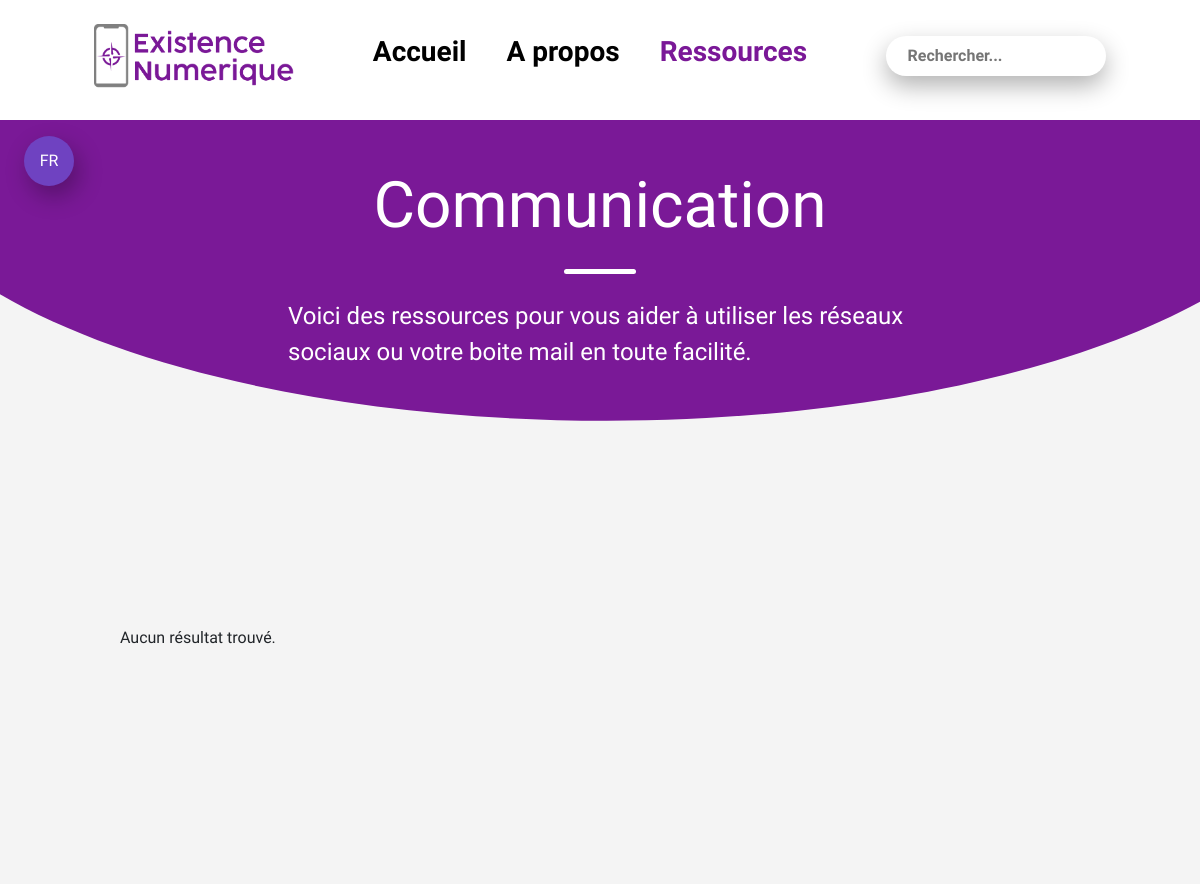
Before: /categorie-communication.php (upper part) with the older database file.
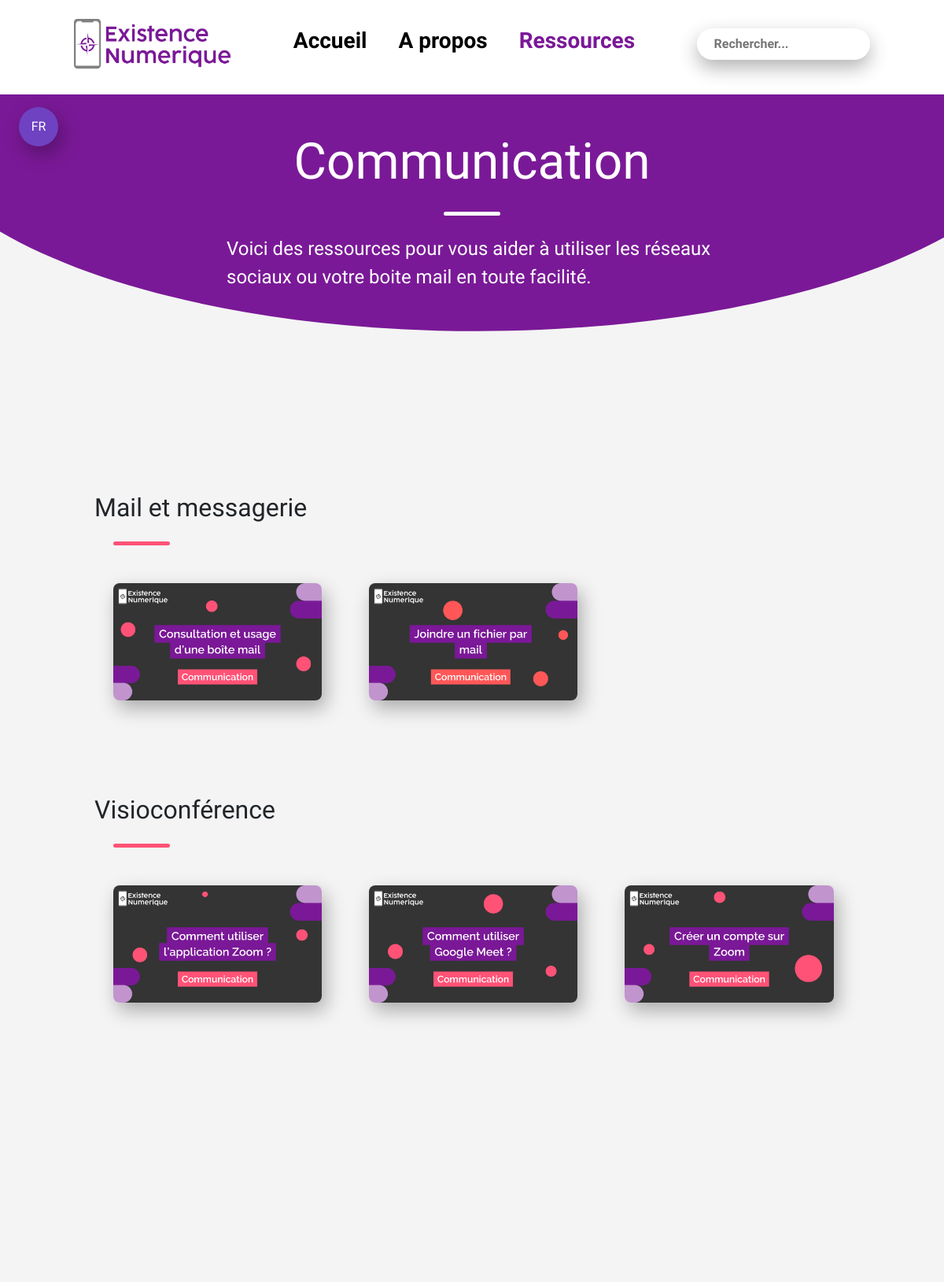
After: the same page with the newer database file.
### tables this page shows
CREATE TABLE `ressource` (
  `Id_ressource` int(11) NOT NULL,
  `Titre` varchar(100) NOT NULL,
  `Categorie` varchar(50) NOT NULL,
  `Sous_Categorie` varchar(255) NOT NULL,
  `Mot_cle` varchar(1500) NOT NULL,
  `Image` varchar(100) NOT NULL
);

### categorie-communication.php (the view, shortened to what this page needs)
<!DOCTYPE html>
<html lang="en">
<head>
    <link href="./assets/css/bootstrap.min.css" rel="stylesheet">
    <link rel="stylesheet" href="./assets/css/general.css">
    <link rel="stylesheet" href="./assets/css/categorie.css">
</head>
<body>
    <header id="desktop-header" class="desktop d-flex justify-content-evenly align-items-center bg-white fixed-top exclude-accessibility">
        <div class="logo d-flex justify-content-center align-items-center">
            <a href="index.php">
                <img id="logo_prin" class="img-fluid" src="./assets/images/logo/Logo_principal.png" alt="Logo principal du site existence numérique">
            </a>
        </div>
        <nav class="navbar navbar-expand-lg">
            <ul class="d-flex justify-content-center align-items-center">
                <li><a class="fs-3 menu__link fw-semibold" href="index.php" data-i18n="home">Accueil</a></li>
                <li><a class="fs-3 menu__link fw-semibold" href="about.html" data-i18n="about">A propos</a></li>
                <li><a class="active fs-3 menu__link fw-semibold" href="ressource.html" data-i18n="resources">Ressources</a></li>
            </ul>
        </nav>
        <form class="search exclude-accessibility" action="cible2.php" method="post">
            <input id="search-input" class="exclude-accessibility" name="mot" type="text" placeholder="Rechercher..." autocomplete="off" data-i18n="search_placeholder">
        </form>
    </header>
    <div class="language-selector exclude-accessibility">
        <button class="dropbtn exclude-accessibility" id="selected-lang">FR</button>
    </div>
    <section class="intro">
        <div class="arc-cercle">
            <svg data-name="Layer 1" xmlns="http://www.w3.org/2000/svg" viewBox="0 0 1200 120" preserveAspectRatio="none">
                <path d="M0,0V7.23C0,65.52,268.63,112.77,600,112.77S1200,65.52,1200,7.23V0Z" class="shape-fill exclude-accessibility BonW"></path>
            </svg>
        </div>
        <div class="intro-container d-flex flex-column align-items-center">
            <h1 class="exclude-accessibility text">Communication</h1>
            <div class="trait exclude-accessibility"></div>
            <p class="exclude-accessibility text">Voici des ressources pour vous aider à utiliser les réseaux sociaux ou votre boite mail en toute facilité.</p>
        </div>
    </section>
    <section class="tutoriels">
        <?php
        include 'connect_bdd.php';
        $sql = "SELECT * FROM ressource WHERE Categorie = 'Communication' AND Sous_Categorie = 'Mail et messagerie' AND Image != ''";
        $result = $db->query($sql);
        if ($result->rowCount() > 0) {
            echo "<div class='rdv'>";
            echo "<h2>Mail et messagerie</h2>";
            echo "<div class='trait-rose exclude-accessibility'></div>";
            echo "<div class='videos'>";
            while($row = $result->fetch(PDO::FETCH_ASSOC)) {
                echo "<div class='tuto image_wrapper'>";
                echo "<a href='ressource_type.php?Id_ressource=" . $row["Id_ressource"] . "'>";
                echo "<img src='" . $row["Image"] . "' alt='" . $row["Titre"] . "'>";
                echo "</a>";
                echo "</div>";
            }
            echo "</div>";
            echo "</div>";
        } else {
            echo "Aucun résultat trouvé.";
        }
        ?>
<?php
        $sql_visio = "SELECT * FROM ressource WHERE Categorie = 'Communication' AND Sous_Categorie = 'Visioconférence' AND Image !=' '";
        $result_visio = $db->query($sql_visio);
        if ($result_visio->rowCount() > 0) {
            echo "<div class='rdv'>";
            echo "<h2>Visioconférence</h2>";
            echo "<div class='trait-rose exclude-accessiblity'></div>";
            echo "<div class='videos'>";
            while ($row_visio = $result_visio->fetch(PDO::FETCH_ASSOC)) {
                echo "<div class='tuto image_wrapper'>";
                echo "<a href='ressource_type.php?Id_ressource=" . $row_visio["Id_ressource"] . "'>";
                echo "<img src='" . $row_visio["Image"] . "' alt='" . $row_visio["Titre"] . "'>";
                echo "</a>";
                echo "</div>";
            }
            echo "</div>";
            echo "</div>";
        } else {
            echo "";
        }
        ?>
    </section>
    <div class="quiz">
    </div>
    </body>
    </html>

Changed rows visible on the page:
added ressource: Image (picture), shown under "Mail et messagerie"
added ressource: Image (picture), shown under "Mail et messagerie"
added ressource: Image (picture), shown under "Visioconférence"
added ressource: Image (picture), shown under "Visioconférence"
added ressource: Image (picture), shown under "Visioconférence"
Other visible differences:
text no longer shown: "Aucun résultat trouvé."
text now shown: "Mail et messagerie Visioconférence"
